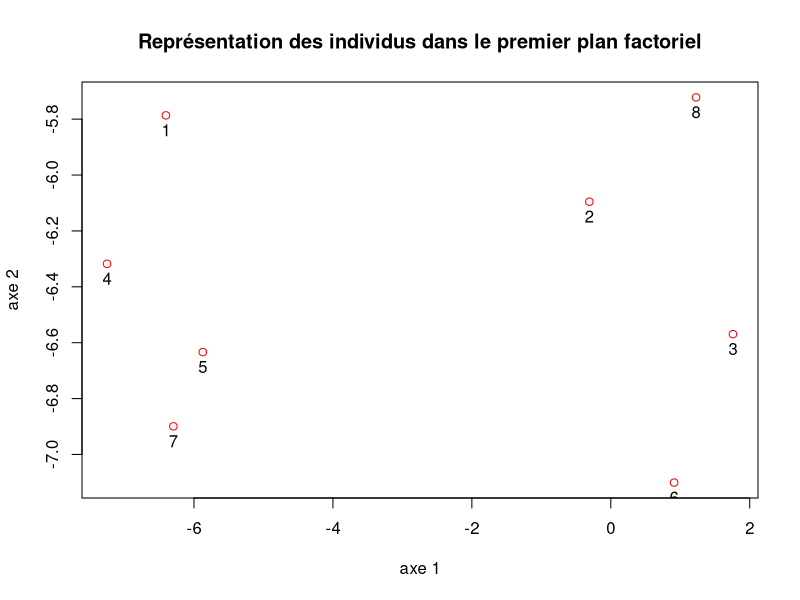
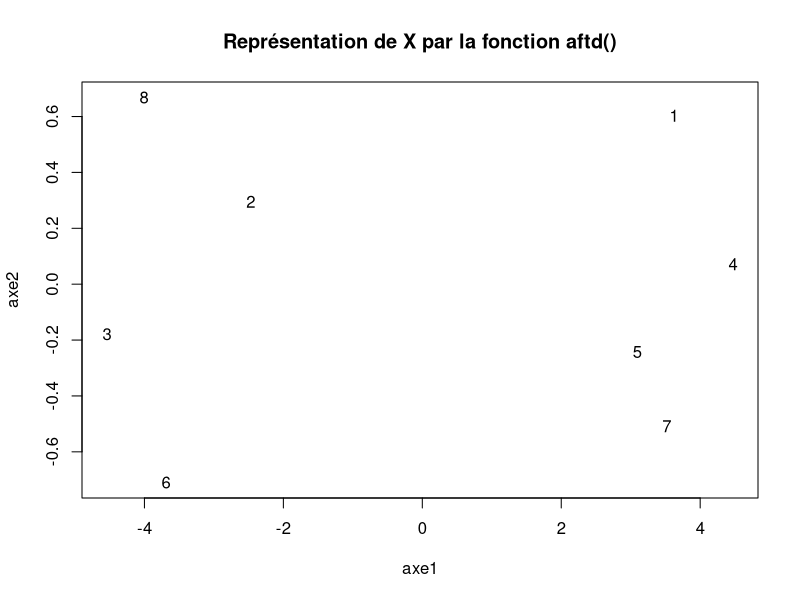
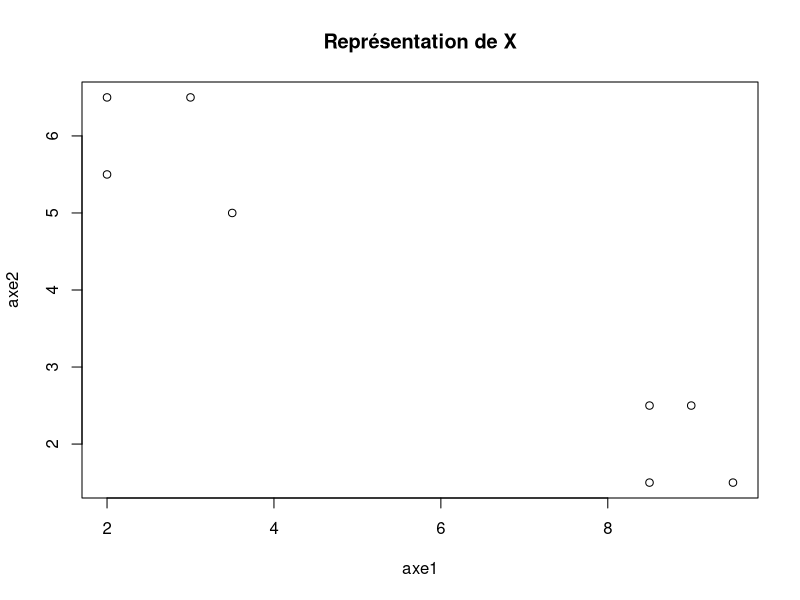

Source code (R) for these figures, in order:
# UV : SY19 - TP01
# 1. Exercice théorique
# Auteurs : Alice Ngwembou - Antoine Hars
# Fichier : exercice1.R

library(MASS)
x = matrix(c(8.5, 1.5, 3.5, 5.0, 2, 6.5, 9.5, 1.5, 8.5, 2.5, 3, 6.5, 9, 2.5, 2, 5.5), 2)
x = t(x)

# Première partie : ACP
cent = scale(x, center = TRUE, scale = FALSE)
s = (1 / 8) * t(cent) %*% cent
diag = eigen(s)

# Les axes factoriels
u1 = diag$vectors[,1]
u2 = diag$vectors[,2]

landa1 = diag$values[1]
landa2 = diag$values[2]

# princomp(x)

# Calcul des pourcentages d'inertie expliquée
inertie_explique = function(d) {

	l = length(d)
	result = matrix(ncol = l)
	a = sum(abs(d))
	for (k in 1:l) {

		result[k] = d[k] /a * 100
	}
	for (k in 2:l) {
		result[k] = result[k] + result[k-1]
	}
	return (result)
}
inerties = inertie_explique(diag$values)

# a = sum(diag$values)
# axe_inertie1 = diag$values[1] / a * 100
# axe_inertie2 = diag$values[2] / a * 100

# Calcul de la matrice des composantes principales.
m = diag(1, 2)
u = diag$vectors

C = x %*% m %*% u
#compx = princomp(x)
#comp = cent %*% diag$vectors

png(file = "plots/biplot_exo1_princomp.png")
plot(C, main = "Représentation des individus dans le premier plan factoriel", ylab = "axe 2", xlab = "axe 1", col = "red")
text(C, pos = 1, labels = c("1", "2", "3", "4", "5", "6", "7", "8"))
dev.off()

# 3)
# Calcul qui nous donne la matrice X
somme = C[,1] %*% t(u1) + C[,2] %*% t(u2)



# Deuxième partie : MDS
# 1)
d = dist(x, method = "euclidean")
d2 = d^2

# 2)
w1 = cent %*% t(cent)

id8 = diag(8)
distance <- as.matrix(d2)
un = matrix(rep(1, 64), 8)
q8 = id8 - (1/8) * un
w2 = -(1/2) * q8 %*% distance %*% q8

# 3)
n = 1 / 8
cent = scale(n * w1, center = TRUE, scale = FALSE)
vari = (1/8) * t(cent) %*% cent
diag = eigen(vari)
# Il faut montrer que les valeurs propres sont positives ou nulles pour pouvoir dire que W est une matrice semi-définie positive.

# 4)
#dp = diag$vectors
#l = diag$values * id8

# 5)
#aftd = cmdscale(d, 2)

# 6)
#plot(aftd$points)
# Faire la comparaison

# 7)

aftd <- function (d) {

	# Transformation de la matrice de distances en matrice
	dim_mat = as.matrix(d)
	d2 = dim_mat^2

	# Récupération de la première dimension de la matrice (nbre de lignes = nbre d'individus)
	dimension = diag(dim(dim_mat))[1]

	# Création de la matrice identité
	id = diag(dimension)

	# Création de la matrice unitaire
	un = matrix(rep(1, dimension^2), dimension)

	# Création de la matrice Q de centrage
	q = id - (1/dimension) * un

	# Calcul de la matrice w
	w = -(1/2) * q %*% d2 %*% q

	# Matrice associée aux vecteurs propres
	V = eigen(1 / dimension * w)$vectors[,1:7]
	V = sqrt(dimension) * V

	# Matrice associées aux valeurs propres
	L = diag(c(eigen(1 / dimension * w)$values[1:7]))

	# Calcul composante principale
	C = V %*% sqrt(L)

	# Calcul du pourcentage d'inertie pour les 7 premières valeurs propres
	quality = sum(diag(L)) / sum(eigen(1 / dimension * w) $values) * 100
	
	result <- new.env()
	result$quality <- quality
	result$C <- C

	return(result)
}

a <- new.env()
a = aftd(d)

cc = cmdscale(d)
png(file = "plots/plot_exo1_aftd.png")
plot(cc, main = "Représentation de X par la fonction aftd()",xlab = "axe1", ylab = "axe2", type = "n")
text(a$C[,1], a$C[,2])
dev.off()

png(file = "plots/plot_exo1.png")
plot(x, main = "Représentation de X",xlab = "axe1", ylab = "axe2")
dev.off()
